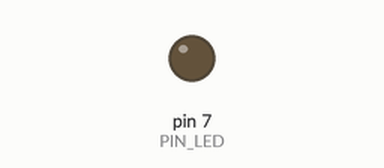
Bench run of a sketch on a simulated Arduino Uno, built with avr-gcc and run on an emulated ATmega328P. On the bench: output pins drawn as LEDs (lit = HIGH). Dashed ring = blinking. At 2.0 s the program stops and its outputs stay as they are.

Above: at 0.5 s.
At 1.75 s:
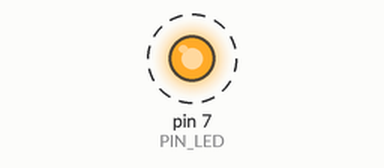
Timing chart, 0 to 3.0 s (numbered marks = the images above):
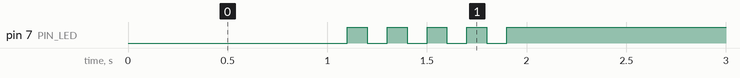

The sketch:

05_practice_2.ino
```cpp
#define PIN_LED 7

void setup() {
  // put your setup code here, to run once:
  pinMode(PIN_LED, OUTPUT);  // sonar TRIGGER

  // initialize serial port
  Serial.begin(57600);
}

void loop() {
  // put your main code here, to run repeatedly:
  digitalWrite(PIN_LED, 0);
  delay(1000);
  digitalWrite(PIN_LED, 1);

  for(short i = 0; i < 5; ++i) {
    digitalWrite(PIN_LED, 0);
    delay(100);
    digitalWrite(PIN_LED, 1);
    delay(100);
  }

  while(1) {}
}
```

Measured:
- by itself, pin 7 (PIN_LED): alternates HIGH for 0.10 s and LOW for 0.10 s, 9 changes in all, then stays HIGH
